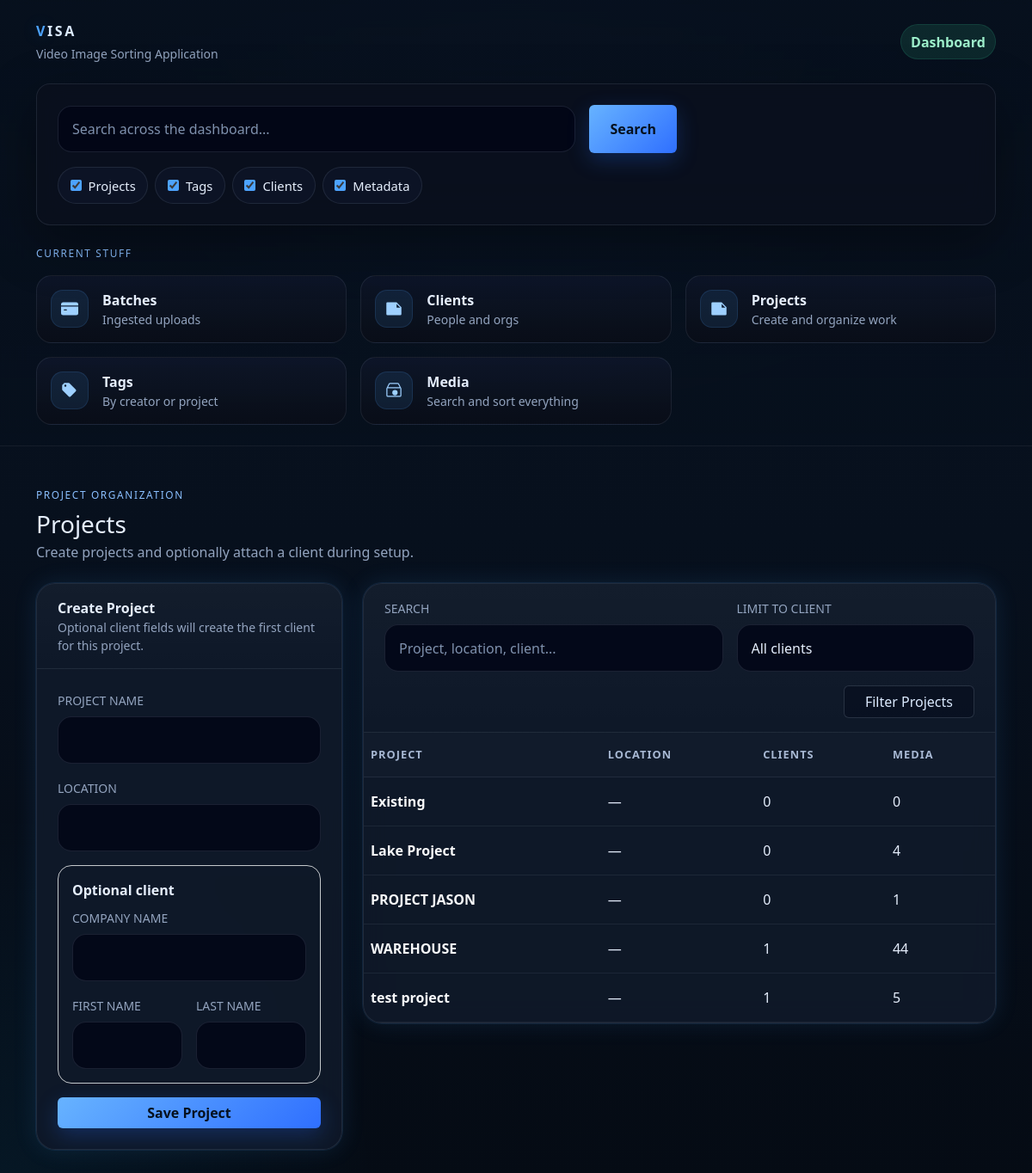
Screenshot of /dashboard/projects/ with the database file from the repository.
### base/models.py (models this page shows, shortened)
class Project(models.Model):
    name = models.CharField(max_length=90)
    location = models.CharField(max_length=90, blank=True)
    start_date = models.DateField(null=True, blank=True)
    end_date = models.DateField(null=True, blank=True)
    users = models.ManyToManyField(
        settings.AUTH_USER_MODEL,
        through="ProjectUser",
        related_name="projects",
        blank=True,
    )

### base/views.py (the view, shortened to what this page needs)
# urls.py: path("dashboard/projects/", views.dashboard_projects, name="dashboard_projects"),
def dashboard_projects(request):
    q = (request.GET.get("q") or "").strip()
    client_id = (request.GET.get("client_id") or "").strip()
    projects = (
        Project.objects.annotate(
            media_total=Count("media", distinct=True),
            client_total=Count("customers", distinct=True),
        )
        .order_by("name")
    )
    if client_id.isdigit():
        projects = projects.filter(customers__id=int(client_id)).distinct()
    return render(
        request,
        "base/dashboard_projects.html",
        {
            "projects": projects,
            "clients": Customer.objects.select_related("project").order_by("company_name", "last_name", "first_name"),
            "filters": {"q": q, "client_id": client_id},
            **_base_context(),
        },
    )

### base/views.py (called while the page is built)
def _empty_search_state():
    return {
        "q": "",
        "projects": True,
        "tags": True,
        "clients": True,
        "metadata": True,
    }

def _base_context(search_state=None):
    return {
        "search_state": search_state or _empty_search_state(),
    }

### base/templates/base/dashboard_projects.html (shortened to what this page needs)
{% extends "base/base.html" %}
{% block content %}
  <div class="d-flex flex-wrap justify-content-between align-items-center gap-3 mb-4">
    <div>
      <div class="section-label mb-2">Project organization</div>
      <h1 class="h3 mb-1">Projects</h1>
      <div class="muted">Create projects and optionally attach a client during setup.</div>
    </div>
  </div>
  <div class="row g-4">
    <div class="col-12 col-xl-4">
      <div class="visa-glass-soft card-visa h-100">
        <div class="content-card-header px-4 py-3">
          <div class="fw-semibold">Create Project</div>
          <div class="small muted">Optional client fields will create the first client for this project.</div>
        </div>
        <div class="p-4">
          <form method="post">
            <div class="mb-3">
              <label class="form-label muted small text-uppercase">Project Name</label>
              <input name="name" class="form-control search-input">
            </div>
            <div class="mb-3">
              <label class="form-label muted small text-uppercase">Location</label>
              <input name="location" class="form-control search-input">
            </div>
            <div class="rounded-4 border border-secondary-subtle p-3">
              <div class="fw-semibold mb-2">Optional client</div>
              <div class="mb-3">
                <label class="form-label muted small text-uppercase">Company Name</label>
                <input name="client_company_name" class="form-control search-input">
              </div>
              <div class="row g-3">
                <div class="col-6">
                  <label class="form-label muted small text-uppercase">First Name</label>
                  <input name="client_first_name" class="form-control search-input">
                </div>
                <div class="col-6">
                  <label class="form-label muted small text-uppercase">Last Name</label>
                  <input name="client_last_name" class="form-control search-input">
                </div>
              </div>
            </div>
            <button class="btn btn-visa-primary w-100 mt-3">Save Project</button>
          </form>
        </div>
      </div>
    </div>
    <div class="col-12 col-xl-8">
      <div class="visa-glass-soft card-visa">
        <div class="content-card-header px-4 py-3">
          <form method="get" class="row g-3 align-items-end">
            <div class="col-12 col-md-7">
              <label class="form-label muted small text-uppercase">Search</label>
              <input name="q" value="{{ filters.q }}" class="form-control search-input" placeholder="Project, location, client...">
            </div>
            <div class="col-12 col-md-5">
              <label class="form-label muted small text-uppercase">Limit To Client</label>
              <select name="client_id" class="form-select search-input">
                <option value="">All clients</option>
              </select>
            </div>
            <div class="col-12 d-flex justify-content-end">
              <button class="btn btn-outline-visa px-4">Filter Projects</button>
            </div>
          </form>
        </div>
        <div class="table-responsive">
          <table class="table table-visa table-hover align-middle mb-0">
            <thead>
              <tr>
                <th>Project</th>
                <th>Location</th>
                <th>Clients</th>
                <th>Media</th>
              </tr>
            </thead>
            <tbody>
              {% for project in projects %}
                <tr>
                  <td>
                    <a href="{% url 'dashboard_project_detail' project.id %}" class="fw-semibold text-light text-decoration-none">
                      {{ project.name }}
                    </a>
                  </td>
                  <td>{{ project.location|default:"—" }}</td>
                  <td>{{ project.client_total }}</td>
                  <td>{{ project.media_total }}</td>
                </tr>
              {% empty %}
                <tr><td colspan="4" class="text-center py-5"><div class="muted">No projects yet.</div></td></tr>
              {% endfor %}
            </tbody>
          </table>
        </div>
      </div>
    </div>
  </div>
{% endblock %}

### base/templates/base/base.html (style rules this page uses)
:root { --visa-bg: #07101d; --visa-bg-2: #0b1728; --visa-surface: rgba(10, 17, 30, 0.82); --visa-surface-2: rgba(16, 25, 42, 0.92); --visa-border: rgba(148, 163, 184, 0.14); --visa-border-strong: rgba(96, 165, 250, 0.28); --visa-text: #e5eefc; --visa-muted: #93a4bf; --visa-primary: #4da3ff; --visa-primary-2: #2563eb; --visa-success: #38d39f; --visa-shadow: 0 20px 60px rgba(0, 0, 0, 0.35); --visa-glow: 0 0 0 1px rgba(77, 163, 255, 0.10), 0 0 28px rgba(77, 163, 255, 0.12); --bs-body-bg: var(--visa-bg); --bs-body-color: var(--visa-text); --bs-border-color: var(--visa-border); --bs-primary: var(--visa-primary); --bs-secondary-color: var(--visa-muted); }
html, body { min-height: 100%; }
body { background: radial-gradient(circle at top center, rgba(59, 130, 246, 0.12), transparent 32%), radial-gradient(circle at bottom left, rgba(14, 165, 233, 0.08), transparent 24%), linear-gradient(180deg, #091220 0%, #07101d 45%, #050b14 100%); color: var(--visa-text); }
.visa-glass-soft { background: var(--visa-surface-2); border: 1px solid var(--visa-border); box-shadow: var(--visa-glow); backdrop-filter: blur(14px); -webkit-backdrop-filter: blur(14px); }
.search-input { background: rgba(2, 6, 23, 0.85); color: var(--visa-text); border: 1px solid rgba(148, 163, 184, 0.16); border-radius: 16px; padding: .9rem 1rem; }
.search-input::placeholder { color: #7f91ad; }
.btn-visa-primary { border: 0; color: #06111f; font-weight: 700; background: linear-gradient(135deg, #67b3ff, #2f6fff); box-shadow: 0 8px 24px rgba(37, 99, 235, 0.28); }
.section-label { font-size: .74rem; text-transform: uppercase; letter-spacing: .14em; color: #8abfff; }
.muted { color: var(--visa-muted) !important; }
.table-visa { --bs-table-bg: transparent; --bs-table-color: var(--visa-text); --bs-table-hover-color: var(--visa-text); --bs-table-hover-bg: rgba(77, 163, 255, 0.06); margin-bottom: 0; }
.table-visa thead th { color: #a7b8d3; font-size: .8rem; text-transform: uppercase; letter-spacing: .08em; font-weight: 600; border-bottom-color: rgba(148, 163, 184, 0.12); background: rgba(255,255,255,0.01); }
.table-visa td, .table-visa th { border-color: rgba(148, 163, 184, 0.10); padding-top: 1rem; padding-bottom: 1rem; }
.card-visa { border-radius: 22px; overflow: hidden; }
.btn-outline-visa { color: #dbeafe; border-color: rgba(148, 163, 184, 0.22); background: rgba(2, 6, 23, 0.36); }
.content-card-header { border-bottom: 1px solid rgba(148, 163, 184, 0.10); background: linear-gradient(180deg, rgba(255,255,255,.02), rgba(255,255,255,0)); }

### rows the page displays
Project: name "Existing", location "—", client_total "0", media_total "0"
Project: name "Lake Project", location "—", client_total "0", media_total "4"
Project: name "PROJECT JASON", location "—", client_total "0", media_total "1"
Project: name "WAREHOUSE", location "—", client_total "1", media_total "44"
Project: name "test project", location "—", client_total "1", media_total "5"
